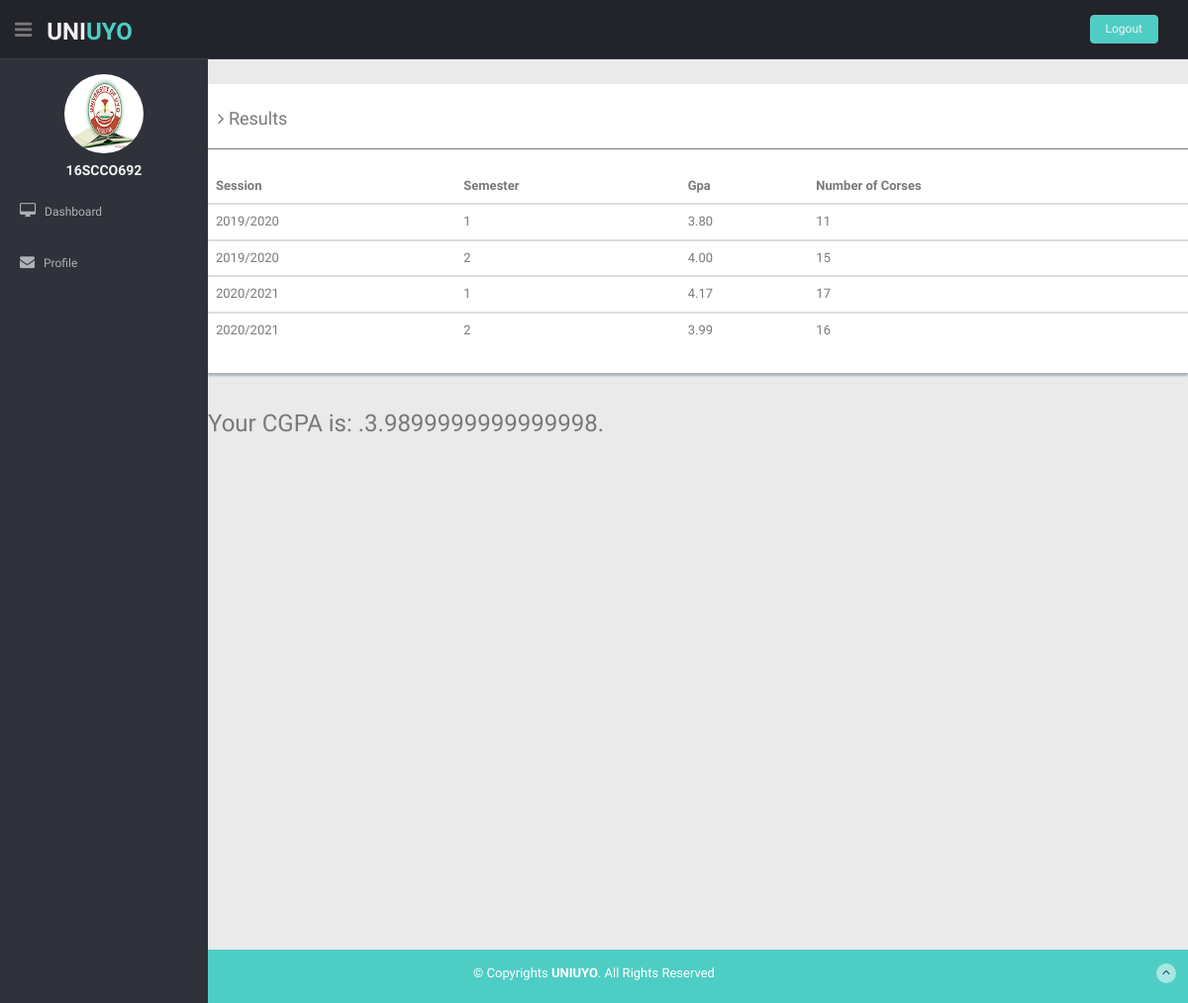
The page /result.php (signed in) on the database its author committed.
### tables this page shows
CREATE TABLE `results` (
  `id` int(11) NOT NULL,
  `reg_number` varchar(100) NOT NULL,
  `session` varchar(100) NOT NULL,
  `semester` int(11) NOT NULL,
  `gpa` varchar(100) NOT NULL,
  `subjects_number` int(11) NOT NULL
);

### result.php (the view, shortened to what this page needs)
<?php require_once("includes/sessions.php");
require('includes/db.php'); ?>
<!DOCTYPE html>
<html lang="en">
<head>
  <link href="lib/bootstrap/css/bootstrap.min.css" rel="stylesheet">
  <link href="lib/font-awesome/css/font-awesome.css" rel="stylesheet" />
  <link href="css/style.css" rel="stylesheet">
  <link href="css/style-responsive.css" rel="stylesheet">
</head>
<body>
  <section id="container">
    <header class="header black-bg">
      <div class="sidebar-toggle-box">
        <div class="fa fa-bars tooltips" data-placement="right" data-original-title="Toggle Navigation"></div>
      </div>
      <a href="user_index.php" class="logo"><b>Uni<span>uyo</span></b></a>
      <div class="top-menu">
        <ul class="nav pull-right top-menu">
          <li><a class="logout" href="logout.php">Logout</a></li>
        </ul>
      </div>
    </header>
    <aside>
      <div id="sidebar" class="nav-collapse ">
        <ul class="sidebar-menu" id="nav-accordion">
          <p class="centered"><a href="user_index.php"><img src="img/fr-05.jpg" class="img-circle" width="80"></a></p>
          <h5 class="centered">
            <?php echo " " . $_SESSION['username'] . " " ?>
          </h5>
          <li class="sub-menu">
            <a href="javascript:;">
              <i class="fa fa-desktop"></i>
              <span>Dashboard</span>
            </a>
          </li>
          <li>
            <a href="actions.php">
              <i class="fa fa-envelope"></i>
              <span>Profile </span>
            </a>
          </li>
        </ul>
      </div>
    </aside>
    <section id="main-content">
      <section class="wrapper site-min-height">
        <div class="row mt">
          <div class="content-panel">
            <h4><i class="fa fa-angle-right"></i> Results </h4>
            <hr>
            <?php
            $query = "SELECT * FROM results WHERE reg_number = '" . $_SESSION['username'] . "'";
            $result = mysqli_query($conn, $query);
            if (mysqli_num_rows($result) > 0) {
              echo "<table class='table'>
                        <thead>
                          <tr>
                            <th>Session</th>
                            <th>Semester</th>
                            <th>Gpa</th>
                            <th>Number of Corses</th>
                          </tr>
                        </thead>";
              while ($row = mysqli_fetch_array($result)) {
                echo "<tbody>
                          <tr>
                            <td>" . $row["session"] . "</td>
                            <td>" . $row["semester"] . "</td>
                            <td>" . $row["gpa"] . "</td>
                            <td>" . $row["subjects_number"] . "</td>
                          </tr>
                          </tbody>";
              }
              echo "</table>";
            } else {
              echo "0 results";
            }
            ?>
          </div>
          <h3>
            <?php
            $query = "SELECT AVG(gpa) AS average FROM results WHERE reg_number = '" . $_SESSION['username'] . "'";
            $result = mysqli_query($conn, $query);
            $row = mysqli_fetch_array($result);
            $averagegpa = $row['average'];
            echo "Your CGPA is: .$averagegpa." ?>
          </h3>
        </div>
      </section>
    </section>
    <footer class="site-footer">
      <div class="text-center">
        <p>
          &copy; Copyrights <strong>UNIUYO</strong>. All Rights Reserved
        </p>
        <a href="blank.html#" class="go-top">
          <i class="fa fa-angle-up"></i>
        </a>
      </div>
    </footer>
  </section>
</body>
</html>

### css/style.css (style rules this page uses)
body { color: #797979; background: #eaeaea; font-family: 'Ruda', sans-serif; padding: 0px !important; margin: 0px !important; font-size:13px; }
ul li { list-style: none; }
a, a:hover, a:focus { text-decoration: none; outline: none; }
#container { width: 100%; height: 100%; }
hr { margin-top: 20px; margin-bottom: 20px; border: 0; border-top: 1px solid #797979; }
.centered { text-align: center; }
.mt { margin-top: 25px; }
ul.top-menu > li > .logout { color: #f2f2f2; font-size: 12px; border-radius: 4px; -webkit-border-radius: 4px; border: 1px solid #64c3c2 !important; padding: 5px 15px; margin-right: 15px; background: #4ECDC4; margin-top: 15px; }
#sidebar { width: 210px; height: 100%; position: fixed; background: #2f323a; }
#sidebar h5 { color: #f2f2f2; font-weight: 700; }
#sidebar ul li { position: relative; }
ul.sidebar-menu , ul.sidebar-menu li ul.sub { margin: -2px 0 0; padding: 0; }
ul.sidebar-menu { margin-top: 75px; }
ul.sidebar-menu li { margin-bottom: 5px; margin-left:10px; margin-right:10px; }
ul.sidebar-menu li.sub-menu { line-height: 15px; }
ul.sidebar-menu li a span { display: inline-block; }
ul.sidebar-menu li a { color: #aeb2b7; text-decoration: none; display: block; padding: 15px 0 15px 10px; font-size: 12px; outline: none; -webkit-transition: all 0.3s ease; -moz-transition: all 0.3s ease; -o-transition: all 0.3s ease; -ms-transition: all 0.3s ease; transition: all 0.3s ease; }
ul.sidebar-menu li a i { font-size: 15px; padding-right: 6px; }
#main-content { margin-left: 210px; }
.header, .footer { min-height: 60px; padding: 0 15px; }
.header { position: fixed; left: 0; right: 0; z-index: 1002; }
.black-bg { background: #22242a; border-bottom: 1px solid #393d46; }
.wrapper { display: inline-block; margin-top: 60px; padding-left: 15px; padding-right: 15px; padding-bottom: 15px; padding-top: 0px; width: 100%; }
a.logo { font-size: 24px; color: #f2f2f2; float: left; margin-top: 15px; text-transform: uppercase; }
a.logo b { font-weight: 900; }
a.logo span { color: #4ECDC4; }
#top_menu .nav > li, ul.top-menu > li { float: left; }
ul.top-menu > li > a { color: #666666; font-size: 16px; border-radius: 4px; -webkit-border-radius: 4px; border:1px solid #666666 !important; padding: 2px 6px; margin-right: 15px; }
.sidebar-toggle-box { float: left; padding-right: 15px; margin-top: 20px; }
.sidebar-toggle-box .fa-bars { cursor: pointer; display: inline-block; font-size: 20px; }
.content-panel { background: #ffffff; box-shadow: 0px 3px 2px #aab2bd; padding-top: 15px; padding-bottom: 5px; }
.content-panel h4 { margin-left: 10px; }
.site-footer { background: #4ECDC4; color: #fff; padding: 15px 0; }
.site-footer p { margin-bottom: 5px; }
.go-top { margin-right: 1%; margin-top: -25px; float: right; background: rgba(255,255,255,.5); width: 20px; height: 20px; border-radius: 50%; -webkit-border-radius: 50%; }
.go-top i { color: #2A3542; }
.site-min-height { min-height: 900px; }

### rows shown on the page
results: session "2019/2020", semester "1", gpa "3.80", subjects_number "11"
results: session "2019/2020", semester "2", gpa "4.00", subjects_number "15"
results: session "2020/2021", semester "1", gpa "4.17", subjects_number "17"
results: session "2020/2021", semester "2", gpa "3.99", subjects_number "16"

### other values the page prints
$_SESSION['username'] "16SCCO692"
$averagegpa "3.9899999999999998"
